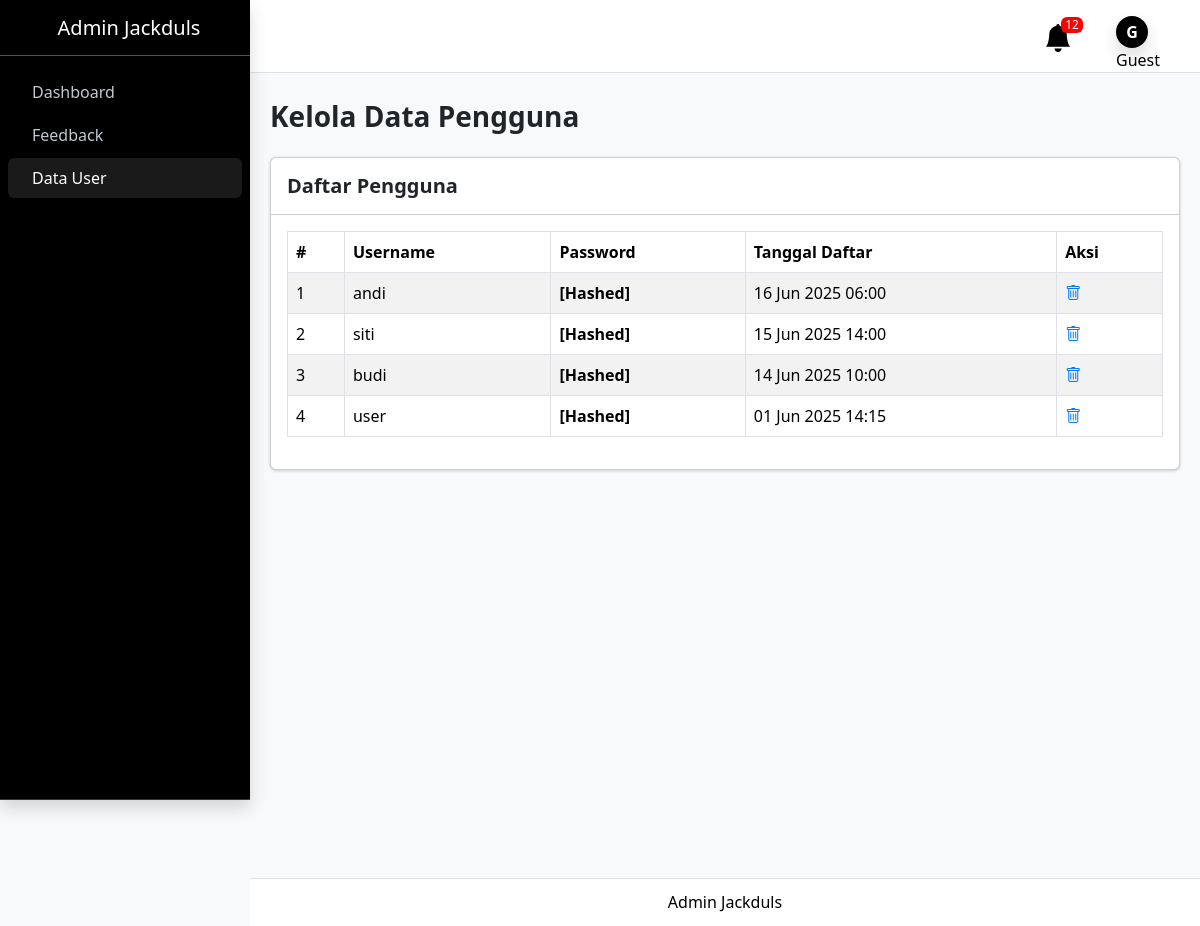
The app's page /ADMIN/datauser.php with its own data.
### tables this page shows
CREATE TABLE IF NOT EXISTS `users` (
  `id` int NOT NULL AUTO_INCREMENT,
  `username` varchar(50) NOT NULL,
  `password` varchar(255) NOT NULL,
  `created_at` timestamp NULL DEFAULT CURRENT_TIMESTAMP,
  PRIMARY KEY (`id`),
  UNIQUE KEY `username` (`username`)
);

### ADMIN/datauser.php (the view, shortened to what this page needs)
<?php
include_once('../koneksi.php');
?>
<!doctype html>
<html lang="en">
<head>
  <link rel="stylesheet" href="https://cdn.jsdelivr.net/npm/@fontsource/source-sans-3@5.0.12/index.css"
 />
  <link rel="stylesheet" href="https://cdn.jsdelivr.net/npm/overlayscrollbars@2.10.1/styles/overlayscrollbars.min.css"
 />
  <link rel="stylesheet" href="https://cdn.jsdelivr.net/npm/bootstrap-icons@1.11.3/font/bootstrap-icons.min.css"
 />
  <link rel="stylesheet" href="admin.css" />
  <link rel="stylesheet" href="https://cdn.jsdelivr.net/npm/apexcharts@3.37.1/dist/apexcharts.css"
 />
  <link rel="stylesheet" href="https://cdn.jsdelivr.net/npm/jsvectormap@1.5.3/dist/css/jsvectormap.min.css"
 />
</head>
<body class="layout-fixed sidebar-expand-lg bg-body-tertiary">
  <div class="app-wrapper">
    <nav class="app-header navbar navbar-expand bg-body fixed-top">
      <div class="container-fluid">
        <ul class="navbar-nav ms-auto">
          <li  class="nav-item dropdown">
  <a class="nav-link" data-bs-toggle="dropdown" href="#">
    <i class="bi bi-bell-fill fs-3 align-middle"></i>
    <span class="navbar-badge badge ms-1 fs-8">12</span>
  </a>
          </li>
    <nav class="navbar navbar-expand-lg ">
<div class="container-fluid">
  <ul class="navbar-nav ms-auto">
    <li class="nav-item dropdown user-menu">
      <a href="#" class="nav-link dropdown-toggle" data-bs-toggle="dropdown" aria-expanded="false">
        <?php
        $username = isset($_SESSION['adminname']) ? htmlspecialchars($_SESSION['adminname']) : 'Guest';
        $initial = strtoupper(substr($username, 0, 1));
        ?>
<span class="user-image rounded-circle shadow d-flex align-items-center justify-content-center me-2"
      style="background-color:rgb(0, 0, 0); color: white; font-weight:bold;">
  <span class="user-initial">
    <?= $initial; ?>
  </span>
</span>
        <span class="d-none d-md-inline"><?= $username; ?></span>
      </a>
    </li>
  </ul>
</div>
    </nav>
        </ul>
      </div>
    </nav>
    <aside class="app-sidebar bg-body-secondary shadow" data-bs-theme="dark">
      <div class="sidebar-brand">
        <a href="./index.html" class="brand-link">
          <span class="brand-text fw-light">Admin Jackduls</span>
        </a>
      </div>
      <div class="sidebar-wrapper">
        <nav class="mt-2">
          <ul class="nav sidebar-menu flex-column" data-lte-toggle="treeview" role="menu" data-accordion="false">
            <li class="nav-item menu-open">
              <ul class="nav nav-treeview">
                <li class="nav-item">
                  <a href="dashboard.php" class="nav-link">
                    <p>Dashboard</p>
                  </a>
                </li>
                <li class="nav-item">
                  <a href="feedback.php" class="nav-link ">
                    <p>Feedback</p>
                  </a>
                </li>
                <li class="nav-item">
                  <a href="datauser.php" class="nav-link active">
                    <p>Data User</p>
                  </a>
                </li>
              </ul>
            </li>
        </nav>
      </div>
    </aside>
    <main class="app-main">
      <div class="app-content-header">
        <div class="container-fluid">
          <div class="row">
            <div class="col-sm-6">
              <h3 style="font-weight: bold;" class="mb-0">Feedback Users</h3>
          </div>
        </div>
      </div>
<div class="app-wrapper">
  <main style="margin-top: 50px;" class="app-main">
    <div class="container-fluid">
      <h3 style="font-weight: bold;" class="mb-4">Kelola Data Pengguna</h3>
      <div class="card">
        <div class="card-header d-flex justify-content-between align-items-center">
          <h5 style="font-weight: bold;" class="mb-0">Daftar Pengguna</h5>
        </div>
        <div class="card-body">
          <div class="table-responsive">
            <table class="table table-bordered table-striped">
              <thead>
                <tr>
                  <th>#</th>
                  <th>Username</th>
                  <th>Password</th>
                  <th>Tanggal Daftar</th>
                  <th>Aksi</th>
                </tr>
              </thead>
              <tbody>
                <?php
                $no = 1;
                $result = $mysqli->query("SELECT * FROM users ORDER BY created_at DESC");
                while ($row = $result->fetch_assoc()):
                ?>
                  <tr>
                    <td><?= $no++ ?></td>
                    <td><?= htmlspecialchars($row['username']) ?></td>
                    <td><strong>[Hashed]</strong></td>
                    <td><?= date('d M Y H:i', strtotime($row['created_at'])) ?></td>
                    <td class="table-actions">
                      <a href="?id=<?= $row['id'] ?>&action=delete" onclick="return confirm('Yakin ingin menghapus user ini?')" title="Hapus"><i class="bi bi-trash"></i></a>
                    </td>
                  </tr>
                <?php endwhile; ?>
              </tbody>
            </table>
          </div>
        </div>
      </div>
    </div>
  </main>
</div>
    </main>
    <footer style="background-color:white; height:10px; justify-content: center; align-items:center; display:flex;" class="app-footer">
      <div style="justify-content: center; align-items:center; display:flex; color:black;">Admin Jackduls</div>
    </footer>
  </div>
</body>
</html>

### ADMIN/datauser.php (style rules this page uses)
.table-actions a { margin-right: 10px; text-decoration: none; color: #007bff; }

### records on screen
users: username "andi", created_at "16 Jun 2025 06:00"
users: username "siti", created_at "15 Jun 2025 14:00"
users: username "budi", created_at "14 Jun 2025 10:00"
users: username "user", created_at "01 Jun 2025 14:15"

### other values on screen
$initial "G"
$username "Guest"
